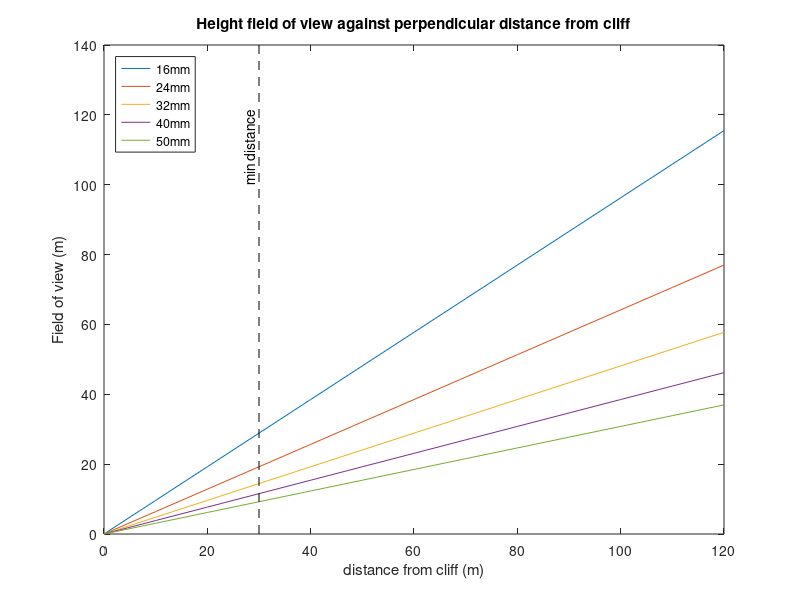
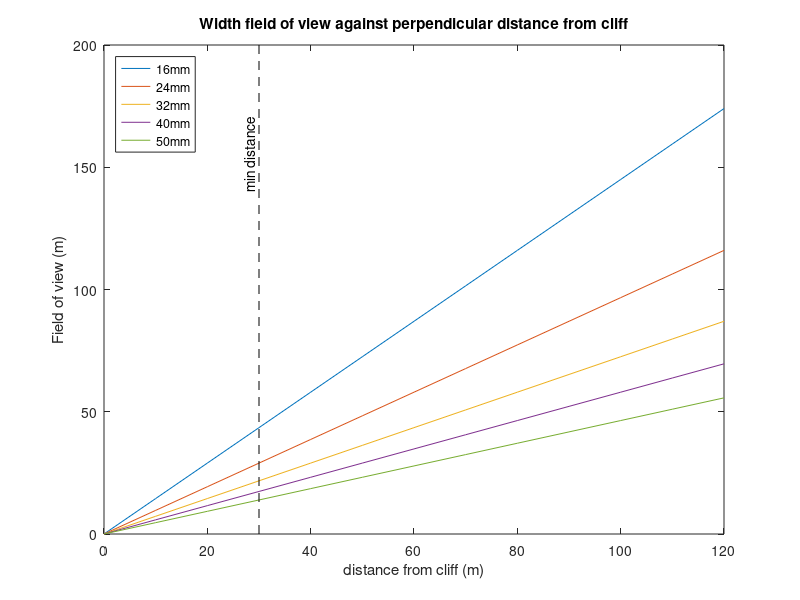
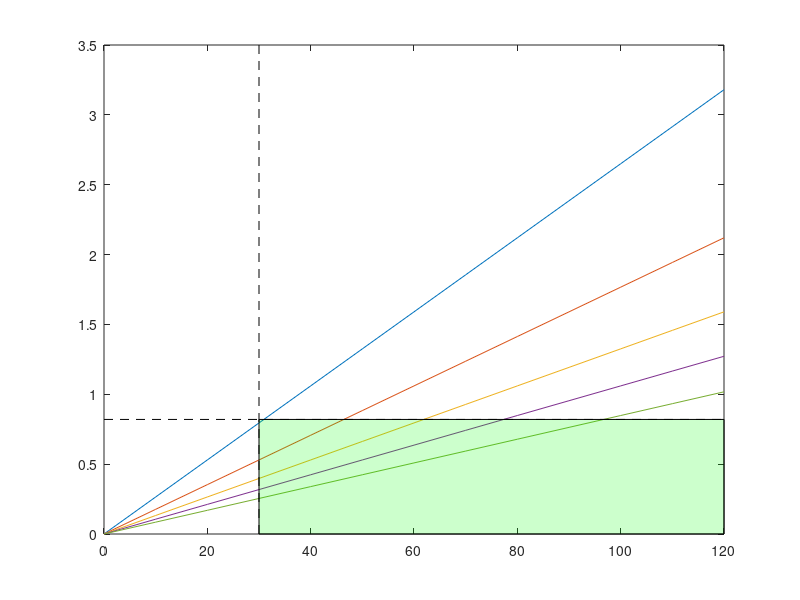

These figures' MATLAB source, in order: (Note: this script raises an error after producing the figures.)
clear
close all
%code to determine optimal focal length and number of images required
%29/01/20
 
%input parameters
f_length=[16,24,32,40,50]; %camera focal lenght (mm)
s_height = 15.4; %sensor hight (mm)
s_width = 23.2; %sensor width (mm)
i_height = 3632; %maximum image height (px)
i_width = 5456; %maximum image width (px)
max_n = 420; %maximum number of images that can be stored
a_height = 73; %height of area of interest (m)
a_width = 730; %width of area of interest (m)
f_start = 413; %distance from launch point to start of mission (m)
f_end = 140; %distance form mission end point to landing point (m)
V = (1:1:20); %range of flight speeds (m/s)
altitude = (0:10:120); %range of flight altitudes up to maximim allowable (m)
overlap = 0.70; %required image overlap
 
%field of view calulations
AoV_height = 2*atand(s_height./(2.*f_length)); %angle of view in height direction (deg)
LFoV_height = 2.*tand(AoV_height./2).*(altitude.'); %field of view in height direction (m)
AoV_width = 2*atand(s_width./(2.*f_length)); %angle of view in width direction (deg)
LFoV_width = 2.*tand(AoV_width./2).*(altitude.'); %field of view in width direction (m)
 
%plot FoV graphs
figure(1)
for i = 1:length(f_length)
    plot(altitude,LFoV_height(:,i))
    hold on
end
li1=line([30 30],[0 140]);
set(li1,'color','k','linestyle','--')
    title('Height field of view against perpendicular distance from cliff')
    ylabel('Field of view (m)')
    xlabel('distance from cliff (m)')
    legend('16mm','24mm','32mm','40mm','50mm','location','northwest')
    txt = 'min distance';
    text(28,100,txt,'Rotation',90)
 
 
figure (2)
for i = 1:length(f_length)
    plot(altitude,LFoV_width(:,i))
    hold on
end
li2=line([30 30],[0 200]);
set(li2,'color','k','linestyle','--')
    title('Width field of view against perpendicular distance from cliff')
    ylabel('Field of view (m)')
    xlabel('distance from cliff (m)')
    legend('16mm','24mm','32mm','40mm','50mm','location','northwest')
    txt = 'min distance';
    text(28,140,txt,'Rotation',90)
 
%GSD calulations
GSD_height = ((1000.*altitude.*s_height)./((f_length.*i_height).')).*0.1; 
GSD_width = ((1000.*altitude.*s_width)./((f_length.*i_width).')).*0.1; 
 
%plot GSD graphs
figure(3)
for i = 1:length(f_length)
    plot(altitude,GSD_height(i,:))
    hold on
end
li3=line([0 120],[0.82 0.82]);
li4=line([30 30],[0 3.5]);
patch([30 120 120 30],[0 0 0.82 0.82],"g",'FaceAlpha', 0.2)
set([li3 li4],'color','k','linestyle','--')
plot(altitude(4:7),GSD_height(3,4:7),LineStyle="--",Color='red',LineWidth=3)
    title('Height GSD against perpendicular distance from cliff')
    ylabel('GSD (px)')
    xlabel('distance from cliff (m)')
    legend('16mm','24mm','32mm','40mm','50mm','','','','Planned Range','location','northwest')
    txt1 = 'min distance';
    text(28,1.5,txt1,'Rotation',90)
    txt2 = 'max GSD';
    text(10,0.9,txt2)
    
figure(4)
for i = 1:length(f_length)
    plot(altitude,GSD_width(i,:))
    hold on
end
li5=line([0 120],[0.82 0.82]);
li6=line([30 30],[0 3.5]);
patch([30 120 120 30],[0 0 0.82 0.82],"g",'FaceAlpha', 0.2)
set([li5 li6],'color','k','linestyle','--')
plot(altitude(4:7),GSD_width(3,4:7),LineStyle="--",Color='red',LineWidth=3)
    title('Width GSD against perpendicular distance from cliff')
    ylabel('GSD (px)')
    xlabel('Altitude (m)')
    legend('16mm','24mm','32mm','40mm','50mm','','','','Planned Range','location','northwest')
    txt1 = 'min distance';
    text(28,1.5,txt1,'Rotation',90)
    txt2 = 'max GSD';
    text(10,0.9,txt2)
    
    
 %number of pictures required calulations
 N_height = ceil((a_height)./(LFoV_height - (LFoV_height.*(overlap/2))));
 N_width = ceil((a_width)./(LFoV_width - (LFoV_width.*(overlap/2))));
 N_total = N_height.*N_width;
 
 %plot number of images graph
 figure (5)
for i = 1:length(f_length)
    plot(altitude(4:end),N_total(4:end,i))
    hold on
end
li7=line([30 120],[420 420]);
set(li7,'color','k','linestyle','--')
plot(altitude(4:7),N_total(4:7,3),LineStyle="--",Color='red',LineWidth=3)
    title('Number of images required against perpendicular distance from cliff')
    ylabel('number of images')
    xlabel('distance from cliff (m)')
    legend('16mm','24mm','32mm','40mm','50mm','','Planned Range','location','northwest')
    txt = 'max storage';
    text(80,460,txt)
